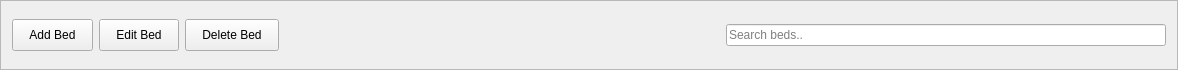
           <widget class="QFrame" name="roomActionsFrame_2">
            <property name="geometry">
             <rect>
              <x>0</x>
              <y>10</y>
              <width>1178</width>
              <height>70</height>
             </rect>
            </property>
            <property name="frameShape">
             <enum>QFrame::Shape::StyledPanel</enum>
            </property>
            <property name="frameShadow">
             <enum>QFrame::Shadow::Raised</enum>
            </property>
            <layout class="QHBoxLayout" name="horizontalLayout_23">
             <item>
              <widget class="QPushButton" name="addRoomBtn_2">
               <property name="styleSheet">
                <string notr="true">padding: 8px 16px;</string>
               </property>
               <property name="text">
                <string>Add Bed</string>
               </property>
              </widget>
             </item>
             <item>
              <widget class="QPushButton" name="editRoomBtn_2">
               <property name="styleSheet">
                <string notr="true">padding: 8px 16px;</string>
               </property>
               <property name="text">
                <string>Edit Bed</string>
               </property>
              </widget>
             </item>
             <item>
              <widget class="QPushButton" name="deleteRoomBtn_2">
               <property name="styleSheet">
                <string notr="true">padding: 8px 16px;</string>
               </property>
               <property name="text">
                <string>Delete Bed</string>
               </property>
              </widget>
             </item>
             <item>
              <spacer name="horizontalSpacer_18">
               <property name="orientation">
                <enum>Qt::Orientation::Horizontal</enum>
               </property>
               <property name="sizeHint" stdset="0">
                <size>
                 <width>40</width>
                 <height>20</height>
                </size>
               </property>
              </spacer>
             </item>
             <item>
              <widget class="QLineEdit" name="roomSearchBox_2">
               <property name="placeholderText">
                <string>Search beds..</string>
               </property>
              </widget>
             </item>
            </layout>
           </widget>
